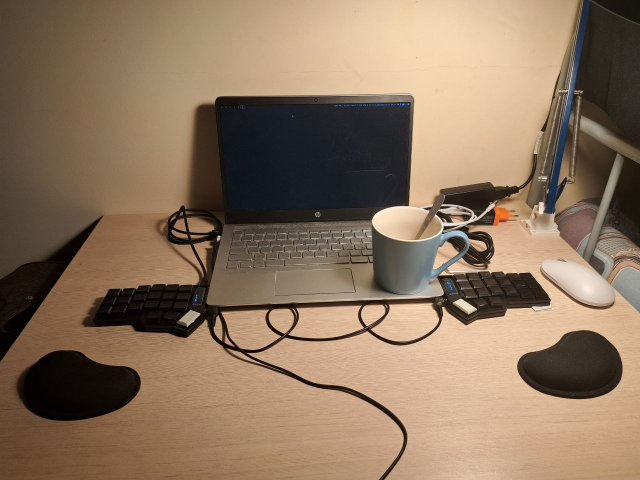
#> input picture lab2/img/cup.jpg, 1280 x 960 px (shown at 1/2 size)
$ python pmatch.py img/corners.jpg img/cup.jpg
#> lines starting #> are read from the running program, lines starting #| are printed output that depends on the picture; after the words box and inside, x2 and y2 are one past the last pixel; in counts of white or black regions, pixels touching at a corner belong together
#!/bin/python3

import cv2 as cv
import argparse
import math
from time import process_time as ptime

def dist(p1, p2):
    return math.sqrt((p1[0] - p2[0])**2 + (p1[1] - p1[1])**2)

def pattern_match(template: str, image: str):
#> called with template = 'img/corners.jpg', image = 'img/cup.jpg'
    img = cv.imread(image, cv.IMREAD_GRAYSCALE)
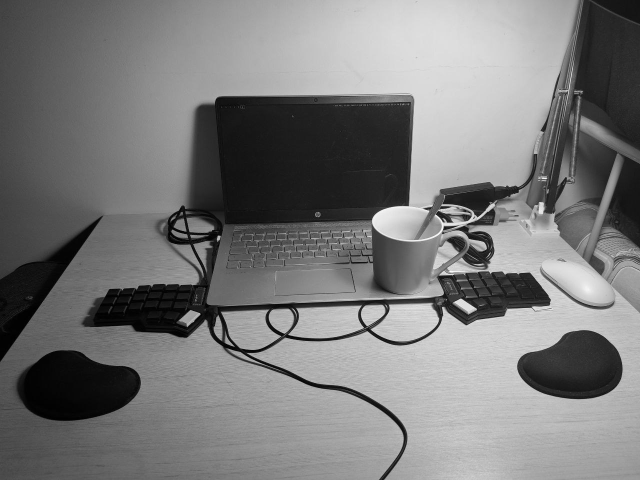
#> img: shape (960, 1280) (shown at 1/2 size); min 0, max 255, mean 121.5
    tplt = cv.imread(template, cv.IMREAD_GRAYSCALE)
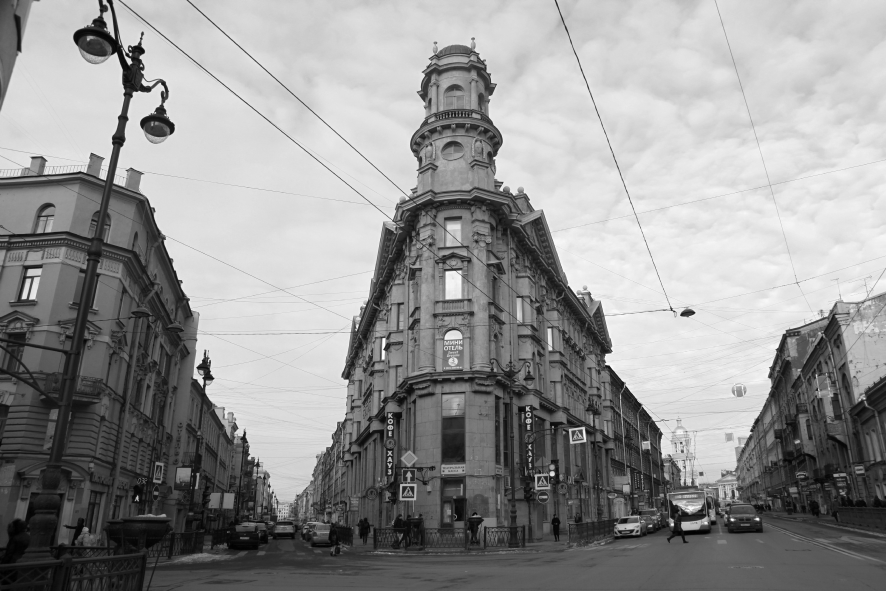
#> input picture lab2/img/corners.jpg, 1772 x 1181 px (shown at 1/2 size)
#> tplt is the input picture: shape (1181, 1772); min 0, max 255, mean 147.1
    w,h = tplt.shape[::-1]
#> w = 1772; h = 1181
    res = cv.matchTemplate(img, tplt, cv.TM_CCORR_NORMED)
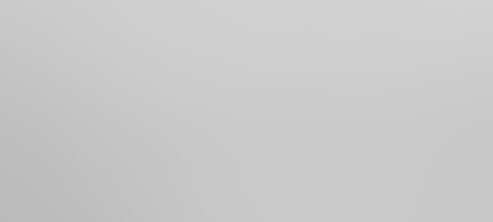
#> res: shape (222, 493) float32; min 0.732, max 0.826, mean 0.791
    _, _, _, max_loc = cv.minMaxLoc(res)
#> max_loc = (459, 0)
    br = (max_loc[0] + w, max_loc[1] + h)
#> br = (2231, 1181)
    cv.rectangle(img, max_loc, br, 255, 2)
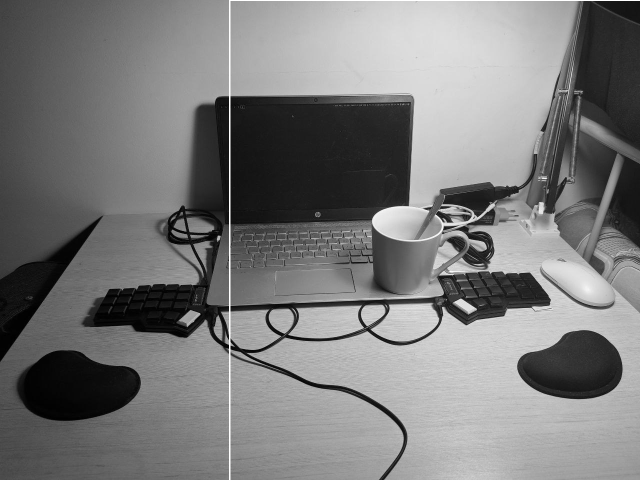
#> img: shape (960, 1280) (shown at 1/2 size); 0.37% of pixels changed, all inside (x1, y1, x2, y2) = (458, 0, 1280, 960)
    print(max_loc, br)
#| (459, 0) (2231, 1181)
    return img

def orb_match(template, image):
    img = cv.imread(image, cv.IMREAD_GRAYSCALE)
    tpl = cv.imread(template, cv.IMREAD_GRAYSCALE)
    w,h = tpl.shape[::-1]
    orb = cv.ORB_create(edgeThreshold = 0, fastThreshold = 0)

    tplKP, tplDes = orb.detectAndCompute(tpl, None)
    imgKP, imgDes = orb.detectAndCompute(img, None)

    matcher = cv.BFMatcher(cv.NORM_HAMMING, crossCheck=True)
    matches = matcher.match(tplDes, imgDes)

    matches = sorted(matches, key = lambda x:x.distance)

    final_img = cv.drawMatches(tpl, tplKP, img, imgKP, matches[:20], None)

    # Find matched points on template
    (x1, y1) = imgKP[matches[0].trainIdx].pt
    train_dist = dist(imgKP[matches[0].trainIdx].pt, imgKP[matches[1].trainIdx].pt)

    (x2, y2) = tplKP[matches[0].queryIdx].pt
    query_dist = dist(tplKP[matches[0].queryIdx].pt, tplKP[matches[1].queryIdx].pt)

    scale = train_dist/query_dist
    print(scale)

    tl = (int(x1 - x2*scale), int(y1 - y2*scale))
    br = (int(tl[0] + w*scale), int(tl[1] + h*scale))

    cv.rectangle(img, tl, br, 255, 2)

    return img

def main():
    parser = argparse.ArgumentParser(description="Pattern match image search")
    parser.add_argument("-t", "--type", type=str, help="Type of search",
            choices=["orb", "pmatch"])
    parser.add_argument("template", type=str, help="What to find")
    parser.add_argument("image", type=str, help="Where to find")
    parser.add_argument("-o", "--output", type=str, help="Result output")
    parser.add_argument("-g", "--gui", action="store_true", help="Use gui mode")
    args = parser.parse_args()
    output = None
    start = ptime()
    if args.type == "orb":
        output = orb_match(args.template, args.image)
    else:
        output = pattern_match(args.template, args.image)
    end = ptime()

    if args.output:
        cv.imwrite(args.output, output)

    if args.gui:
        cv.imshow("result", output)
        while cv.waitKey(0) != 27:
            pass
#> (the run stopped early here; a loop or call above may not have finished)
